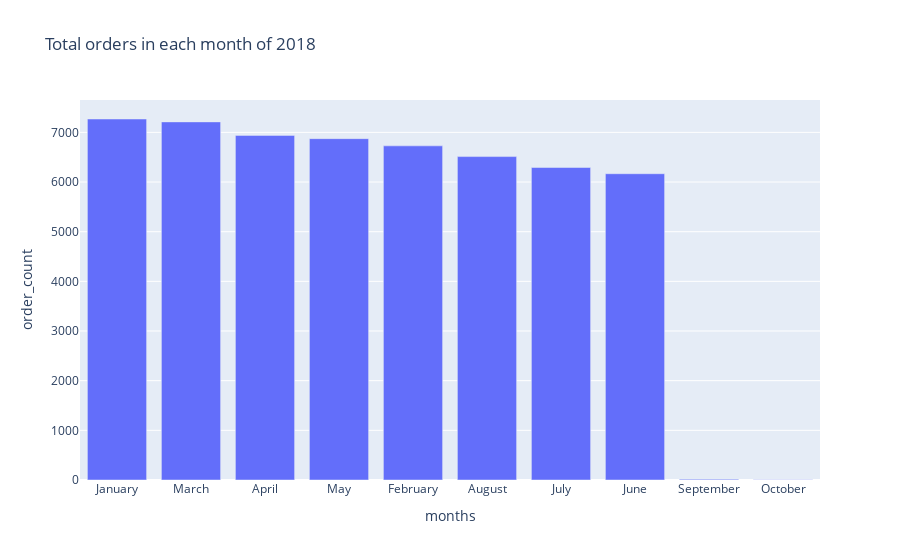

Write notebook code for a chart like this one.
### Code cell
px.bar(df,x="months",y="order_count",title="Total orders in each month of 2018")

### Figure 1 — Plotly figure (JSON) as saved in the notebook; plotly's stock layout.template omitted (floating-point values rounded to 4 significant figures)
{"data": [{"alignmentgroup": "True", "hovertemplate": "months=%{x}<br>order_count=%{y}<extra></extra>", "legendgroup": "", "marker": {"color": "#636efa", "pattern": {"shape": ""}}, "name": "", "offsetgroup": "", "orientation": "v", "showlegend": false, "textposition": "auto", "type": "bar", "x": ["January", "March", "April", "May", "February", "August", "July", "June", "September", "October"], "xaxis": "x", "y": [7269, 7211, 6939, 6873, 6728, 6512, 6292, 6167, 16, 4], "yaxis": "y"}], "layout": {"barmode": "relative", "legend": {"tracegroupgap": 0}, "title": {"text": "Total orders in each month of 2018"}, "xaxis": {"anchor": "y", "domain": [0, 1], "title": {"text": "months"}}, "yaxis": {"anchor": "x", "domain": [0, 1], "title": {"text": "order_count"}}}}
